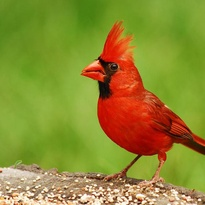
#> input picture exercise_submissions/data/cardinal.jpg, 205 x 205 px, shrunk from 572 x 572 before the run
$ jupyter execute exercise_submission_color_clusters_EL.ipynb   (shell and % lines are left out)
#> lines starting #> are read from the running program, lines starting #| are printed output that depends on the picture
[cell 1]
import numpy as np
import cv2
import matplotlib.pyplot as plt
import matplotlib.patches as pch

[cell 2]
def kmeans(fname, k=3):
    ''' k-means clustering in OpenCV. Returns values in RGB format '''
    img = cv2.imread(fname)
    z = img.reshape((-1,3))
    z = np.float32(z) # convert to np.float32
    criteria = (cv2.TERM_CRITERIA_EPS + cv2.TERM_CRITERIA_MAX_ITER, 10, 1.0)
    ret, label, center = cv2.kmeans(z,k,None,criteria,10,cv2.KMEANS_RANDOM_CENTERS)
    center = np.uint8(center) # back into uint8
    center_rgb = [bgr_to_rgb(x) for x in center]
    return(center_rgb)

def bgr_to_rgb(val):
    ''' Convert a list of BGR color tuples to RGB tuples '''
    b, g, r = val
    return((r, g, b))

def get_contrast_color(color):
    ''' Returns white or black, whichever is most different from given RGB color.
        For easy plotting of legible text on colored backgrounds.'''
    if np.mean(color) < 255/2:
        return('#ffffff')
    else:
        return('#000000')

def plot_clusters(fname, centers_rgb, spacer=1.5):
    ''' Show results of cluster analysis.
        spacer variable is space allocated to results on right,
        as a fraction of image width.'''
    fig = plt.figure(figsize=(6, 4))

    img = cv2.imread(fname)
    width, height = len(img[0]), len(img)

    ax1 = fig.add_subplot(111)
    ax1.imshow(cv2.cvtColor(img, cv2.COLOR_BGR2RGB), origin='upper')

    for n in range(0, len(centers_rgb)):
        color = [x/255 for x in centers_rgb[n]]
        # matplotlib encodes RGB vals as 0~1 instead of 0~255
        box_count = len(centers_rgb)
        y = n * height/box_count
        ax1.add_patch(pch.Rectangle((width, y), width*spacer, height/box_count,
                                    fc=color, ec='none'))
        textcolor = get_contrast_color(centers_rgb[n])
        ax1.text(width+(width*(spacer-1)/2), y+height/box_count/2, centers_rgb[n],
                ha='center', va='center', color=textcolor)

    ax1.set_xlim(0, width*spacer)
    ax1.axis('off')
    plt.show()
    return(fig)

[cell 3]
fnames = ['./data/cardinal.jpg', './data/mountain.jpg']

for fname in fnames:
    centers = kmeans(fname, k=3)
#> in kmeans, img is the input picture: shape (205, 205, 3); mean B, G, R 50.5, 139.5, 141.9
#> in kmeans, `ret, label, center = cv2.kmeans(z,k,None,criteria,10,cv2.KMEANS_RANDOM..`: ret = 66409091.5; center = [[12.3, 39.7, 167.2], [46.44, 157.3, 126.4], [153, 187, 215]]
#> in kmeans, `center = np.uint8(center)`: center = [[12, 39, 167], [46, 157, 126], [152, 186, 215]]
#> in kmeans, `center_rgb = [bgr_to_rgb(x) for x in center]`: center_rgb = [(167, 39, 12), (126, 157, 46), (215, 186, 152)]
#> centers = [(167, 39, 12), (126, 157, 46), (215, 186, 152)]
    fig = plot_clusters(fname, centers)
#> in plot_clusters, `width, height = len(img[0]), len(img)`: width = 205
#> the loop in plot_clusters, `for n in range(0, len(centers_rgb)):` made 3 passes
#> (color, y, textcolor) on passes 1 to 3: ([0.655, 0.153, 0.0471], 0, '#ffffff'), ([0.494, 0.616, 0.18], 68.33, '#ffffff'), ([0.843, 0.729, 0.596], 136.7, '#000000')
#> in plot_clusters, `plt.show()`:
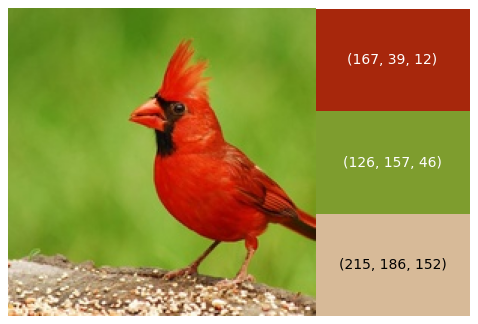
#> figure drawn by matplotlib, 1 panel
    plt.close('all')
#> pass 2 of the loop `for fname in fnames:`:
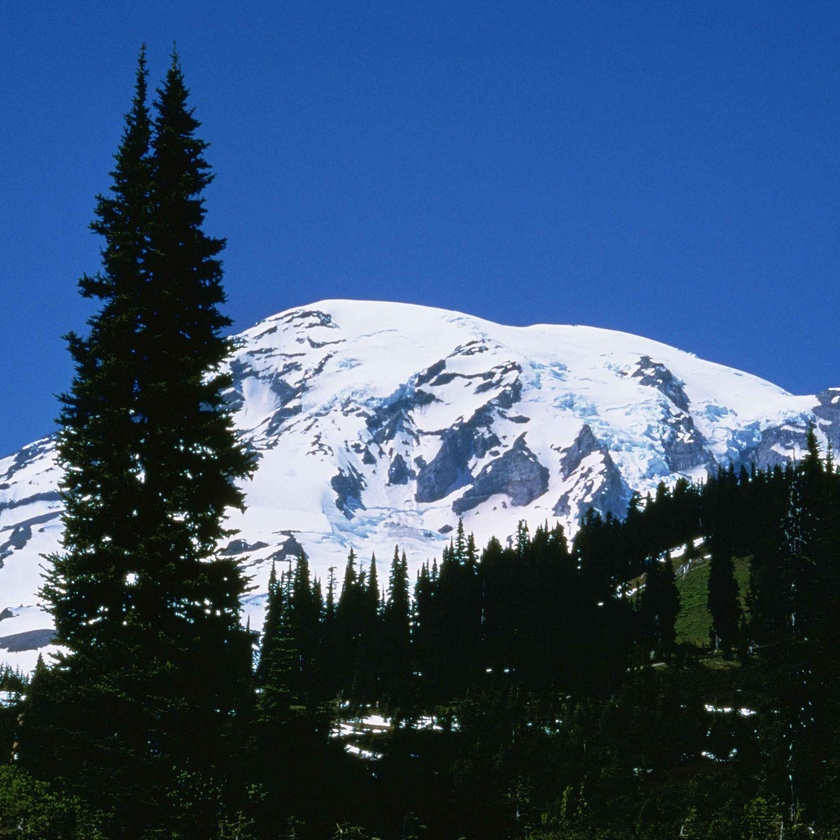
#> input picture exercise_submissions/data/mountain.jpg, 840 x 840 px, shrunk from 2340 x 2340 before the run
#> in kmeans, img is the input picture: shape (840, 840, 3); mean B, G, R 112.7, 80.9, 55.6
#> in kmeans (call 2), `ret, label, center = cv2.kmeans(z,k,None,criteria,10,cv2.KMEANS_RANDOM..`: ret = 543643357.5; center = [[236.5, 220.8, 214.2], [167.6, 93.49, 44.39], [13.88, 20.58, 13.55]]
#> in kmeans (call 2), `center = np.uint8(center)`: center = [[236, 220, 214], [167, 93, 44], [13, 20, 13]]
#> center_rgb = [(214, 220, 236), (44, 93, 167), (13, 20, 13)]
#> width = 840
#> the loop in plot_clusters (call 2), `for n in range(0, len(centers_rgb)):` made 3 passes
#> (color, y, textcolor) on passes 1 to 3: ([0.839, 0.863, 0.925], 0, '#000000'), ([0.173, 0.365, 0.655], 280, '#ffffff'), ([0.051, 0.0784, 0.051], 560, '#ffffff')
#> in plot_clusters (call 2), `plt.show()`:
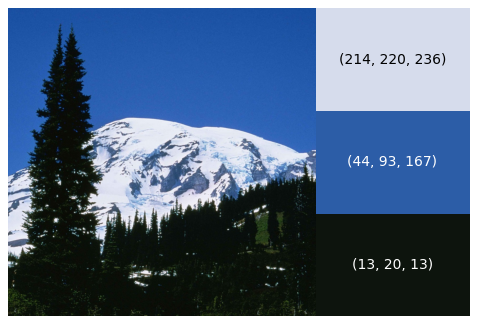
#> figure drawn by matplotlib, 1 panel

[cell 4]
# Also works for more than 3 clusters!

for fname in fnames:
    centers = kmeans(fname, k=8)
#> centers = [(138, 98, 57), (165, 23, 4), (213, 56, 18), (109, 149, 33), (186, 153, 113), (137, 169, 53), (74, 26, 8), (237, 215, 184)]
    fig = plot_clusters(fname, centers)
#> call 3 of plot_clusters, with fname = './data/cardinal.jpg', spacer = 1.5
#> in plot_clusters (call 3), `width, height = len(img[0]), len(img)`: width = 205
#> the loop in plot_clusters (call 3), `for n in range(0, len(centers_rgb)):` made 8 passes
#> (color, y, textcolor) on passes 1 to 8: ([0.541, 0.384, 0.224], 0, '#ffffff'), ([0.647, 0.0902, 0.0157], 25.62, '#ffffff'), ([0.835, 0.22, 0.0706], 51.25, '#ffffff'), ([0.427, 0.584, 0.129], 76.88, '#ffffff'), ([0.729, 0.6, 0.443], 102.5, '#000000'), ([0.537, 0.663, 0.208], 128.1, '#ffffff'), ([0.29, 0.102, 0.0314], 153.8, '#ffffff'), ([0.929, 0.843, 0.722], 179.4, '#000000')
#> in plot_clusters (call 3), `plt.show()`:
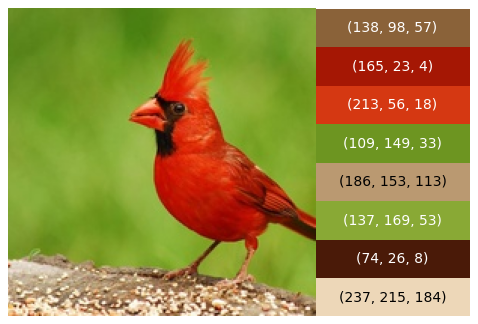
#> figure drawn by matplotlib, 1 panel
    plt.close('all')
#> pass 2 of the loop `for fname in fnames:`:
#> `centers = kmeans(fname, k=8)`: centers = [(70, 91, 119), (43, 97, 179), (224, 229, 242), (40, 54, 46), (168, 183, 208), (30, 85, 167), (110, 128, 157), (11, 17, 10)]
#> width = 840
#> the loop in plot_clusters (call 4), `for n in range(0, len(centers_rgb)):` made 8 passes
#> (color, y, textcolor) on passes 1 to 8: ([0.275, 0.357, 0.467], 0, '#ffffff'), ([0.169, 0.38, 0.702], 105, '#ffffff'), ([0.878, 0.898, 0.949], 210, '#000000'), ([0.157, 0.212, 0.18], 315, '#ffffff'), ([0.659, 0.718, 0.816], 420, '#000000'), ([0.118, 0.333, 0.655], 525, '#ffffff'), ([0.431, 0.502, 0.616], 630, '#000000'), ([0.0431, 0.0667, 0.0392], 735, '#ffffff')
#> in plot_clusters (call 4), `plt.show()`:
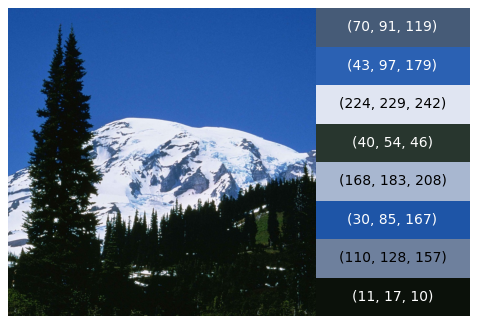
#> figure drawn by matplotlib, 1 panel
